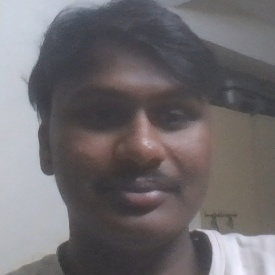
#> input picture ml_backend/dataset/Kalyan/1.jpg, 275 x 275 px; its folder holds only this picture in this run
$ python verify_dataset.py
#> lines starting #> are read from the running program, lines starting #| are printed output that depends on the picture
"""
verify_dataset.py
-----------------
Checks the dataset folder and:
  1. Lists every person folder with image counts
  2. Runs face detection on every image (using OpenCV Haar cascade)
  3. Flags images with NO face detected
  4. Shows a 5x4 sample grid for each person so you can visually inspect
  5. Prints a final pass/fail summary
"""

import os
import cv2
import numpy as np

import os

BASE_DIR = os.path.dirname(os.path.abspath(__file__))

DATASET_DIR = os.path.join(BASE_DIR, "dataset")
SAMPLE_COLS  = 5   # images per row in the preview grid
SAMPLE_ROWS  = 4   # rows in the preview grid
THUMB_SIZE   = 120 # px per thumbnail

# Haar cascade bundled with OpenCV
CASCADE_PATH = cv2.data.haarcascades + "haarcascade_frontalface_default.xml"
face_cascade = cv2.CascadeClassifier(CASCADE_PATH)


def load_images_for_person(person_dir):
    """Return list of (filename, img_bgr) for all valid images in folder."""
#> called with person_dir = 'ml_backend/dataset/Kalyan'
    images = []
    for fname in sorted(os.listdir(person_dir)):
        if fname.lower().endswith(('.png', '.jpg', '.jpeg')):
            path = os.path.join(person_dir, fname)
            img  = cv2.imread(path)
#> img is the input picture: shape (275, 275, 3); mean B, G, R 110.2, 107.5, 111.7
            if img is not None:
                images.append((fname, img))
    return images


def detect_face(img_bgr):
    """Return True if at least one face is found."""
    gray  = cv2.cvtColor(img_bgr, cv2.COLOR_BGR2GRAY)
    faces = face_cascade.detectMultiScale(gray, scaleFactor=1.1,
                                          minNeighbors=5, minSize=(30, 30))
    return len(faces) > 0


def make_sample_grid(images, cols=SAMPLE_COLS, rows=SAMPLE_ROWS, thumb=THUMB_SIZE):
    """Build an OpenCV image grid from the first cols*rows images."""
    subset = images[:cols * rows]
    # pad with black tiles if fewer images
    blank  = np.zeros((thumb, thumb, 3), dtype=np.uint8)
    tiles  = []
    for _, img in subset:
        tile = cv2.resize(img, (thumb, thumb))
        tiles.append(tile)
    while len(tiles) < cols * rows:
        tiles.append(blank.copy())

    rows_imgs = []
    for r in range(rows):
        row_tiles = tiles[r * cols:(r + 1) * cols]
        rows_imgs.append(np.hstack(row_tiles))
    grid = np.vstack(rows_imgs)
    return grid


def verify():
    print("=" * 60)
    print("  Dataset Verification Report")
    print("=" * 60)

    if not os.path.exists(DATASET_DIR):
        print(f"[ERROR] Dataset folder '{DATASET_DIR}' not found.")
        return

    people = sorted([
        p for p in os.listdir(DATASET_DIR)
        if os.path.isdir(os.path.join(DATASET_DIR, p))
    ])

    if not people:
        print("[ERROR] No person folders found inside 'dataset/'.")
        return

    print(f"\nFound {len(people)} people: {people}\n")

    summary = []

    for person in people:
        person_dir = os.path.join(DATASET_DIR, person)
        images     = load_images_for_person(person_dir)
#> images = 1 item

        total      = len(images)
#> total = 1
        no_face    = []

        print(f"--- {person} ({total} images) ---")
#| --- Kalyan (1 images) ---

        for fname, img in images:
            if not detect_face(img):
                no_face.append(fname)
#> this loop made 1 pass
#> (fname, faces in detect_face) on pass 1: ('1.jpg', [[41, 41, 195, 195]])
#> after the loop, no_face = []

        face_count = total - len(no_face)
#> face_count = 1
        pct        = (face_count / total * 100) if total > 0 else 0
#> pct = 100

        status = "PASS" if pct >= 70 and total >= 50 else "WARN"
#> status = 'WARN'
        if total == 0:
            status = "FAIL"

        print(f"  Images with face detected : {face_count}/{total} ({pct:.1f}%)")
#|   Images with face detected : 1/1 (100.0%)
        if no_face:
            print(f"  [WARN] {len(no_face)} images had NO face detected:")
            for f in no_face[:10]:   # show max 10
                print(f"         - {f}")
            if len(no_face) > 10:
                print(f"         ... and {len(no_face) - 10} more")

        if total < 50:
            print(f"  [WARN] Only {total} images — recommend at least 50.")
#|   [WARN] Only 1 images — recommend at least 50.
        if "actual name" in person.lower() or "student" in person.lower():
            print(f"  [WARN] Folder name '{person}' looks like a placeholder."
                  f" Rename it to the real person's name.")

        print(f"  Status: {status}")
#|   Status: WARN
        summary.append((person, total, face_count, pct, status))

        # Show grid preview
        if images:
            grid = make_sample_grid(images)
#> in make_sample_grid, `subset = images[:cols * rows]`: subset = 1 item
#> the loop in make_sample_grid, `for _, img in subset:` made 1 pass
#> the loop in make_sample_grid, `while len(tiles) < cols * rows:` made 19 passes
#> after the loop in make_sample_grid, `while len(tiles) < cols * rows:`: blank: shape (120, 120, 3); every value is 0
#> after the loop in make_sample_grid, `while len(tiles) < cols * rows:`: tiles = 20 items
#> after the loop in make_sample_grid, `for r in range(rows):`: rows_imgs = 4 items
#> in make_sample_grid, `grid = np.vstack(rows_imgs)`:
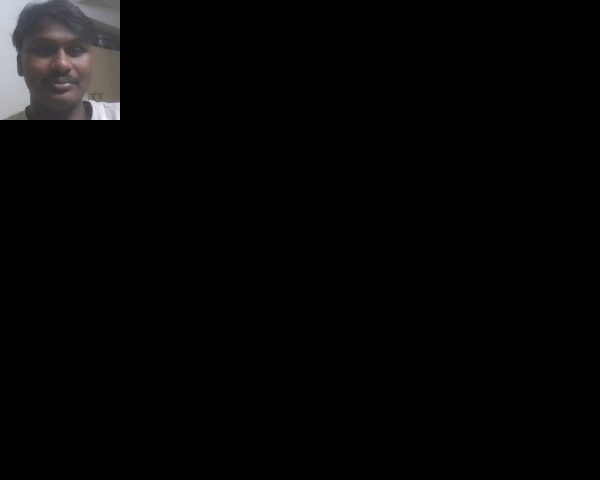
#> grid: shape (480, 600, 3); mean of channels 0, 1, 2 5.5, 5.4, 5.6; drawn as B, G, R
            win  = f"Sample: {person}  (press any key for next)"
            cv2.imshow(win, grid)
            print(f"  [Preview] Close the window / press any key to continue...")
            cv2.waitKey(0)
            cv2.destroyAllWindows()

        print()
#> pass 2 of the loop in verify, `for person in people:`:
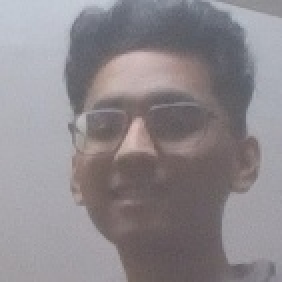
#> input picture ml_backend/dataset/devi/10.jpg, 141 x 141 px (shown 2 times larger)
#> in load_images_for_person, img is the input picture: shape (141, 141, 3); mean B, G, R 140.6, 136.4, 141.5
#| --- devi (1 images) ---
#> the loop in verify, `for fname, img in images:` made 1 pass
#> (fname, faces in detect_face) on pass 1: ('10.jpg', [[23, 23, 95, 95]])
#|   Images with face detected : 1/1 (100.0%)
#|   [WARN] Only 1 images — recommend at least 50.
#|   Status: WARN
#> the loop in make_sample_grid (call 2), `for _, img in subset:` made 1 pass
#> after the loop in make_sample_grid (call 2), `for _, img in subset:`: tiles = 1 item
#> the loop in make_sample_grid (call 2), `while len(tiles) < cols * rows:` made 19 passes
#> after the loop in make_sample_grid (call 2), `while len(tiles) < cols * rows:`: tiles = 20 items
#> in make_sample_grid (call 2), `grid = np.vstack(rows_imgs)`:
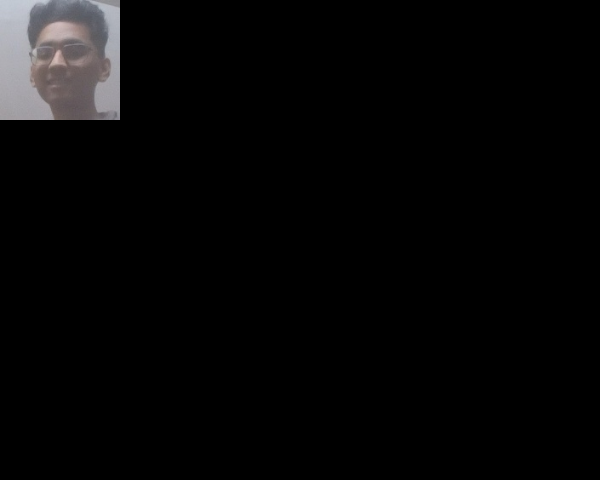
#> grid: shape (480, 600, 3); mean of channels 0, 1, 2 7, 6.8, 7.1; drawn as B, G, R

    # Final summary table
    print("=" * 60)
    print("  Summary")
    print("=" * 60)
    print(f"  {'Person':<20} {'Images':>7} {'Faces':>7} {'Face%':>7} {'Status':>6}")
    print(f"  {'-'*20} {'-'*7} {'-'*7} {'-'*7} {'-'*6}")
    all_pass = True
    for person, total, faces, pct, status in summary:
        flag = "" if status == "PASS" else " <--"
        print(f"  {person:<20} {total:>7} {faces:>7} {pct:>6.1f}% {status:>6}{flag}")
        if status != "PASS":
            all_pass = False
#> this loop made 2 passes
#> (person, total, faces, pct, status, flag, all_pass) on passes 1 to 2: ('Kalyan', 1, 1, 100, 'WARN', ' <--', False), ('devi', 1, 1, 100, 'WARN', ' <--', False)
#|   Kalyan                     1       1  100.0%   WARN <--
#|   devi                       1       1  100.0%   WARN <--

    print()
    if all_pass:
        print("  [RESULT] All checks passed! Ready to train.")
    else:
        print("  [RESULT] Fix the warnings above, then re-run train_model.py.")
    print("=" * 60)


if __name__ == "__main__":
    verify()
